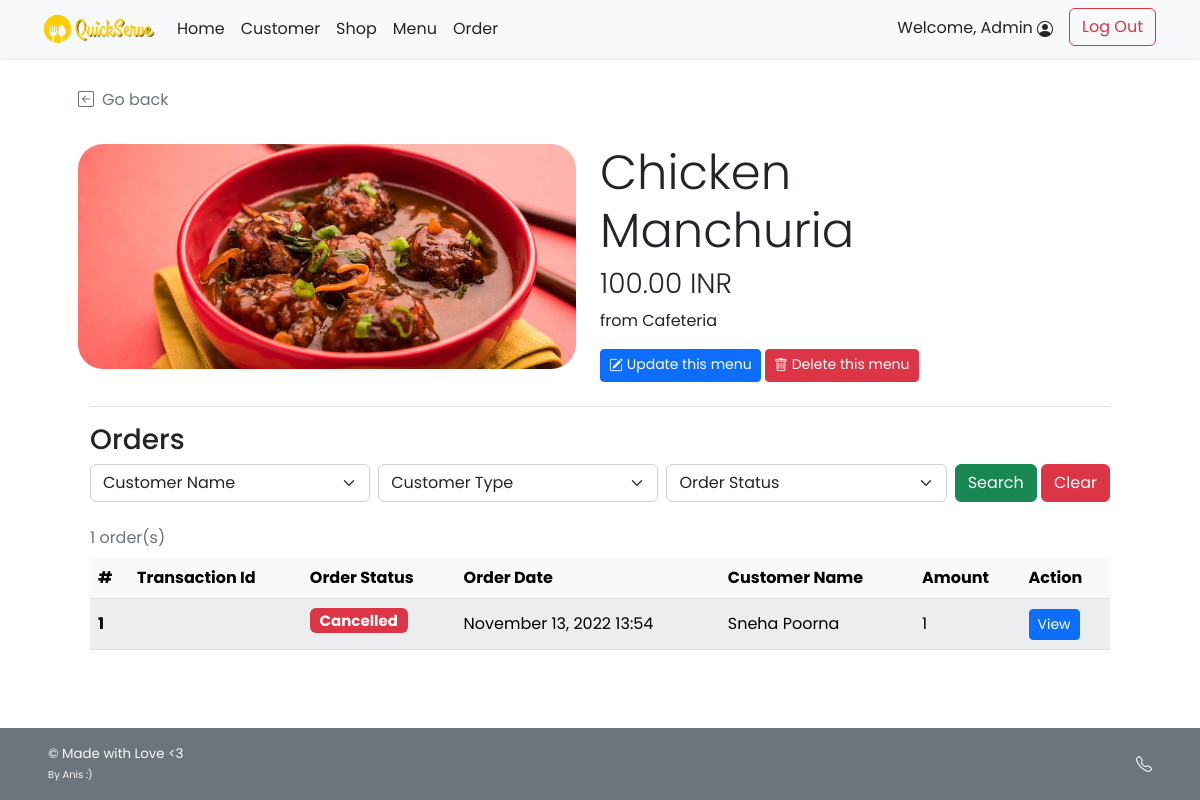
Screenshot of /admin/admin_food_detail.php?f_id=22 (signed in) with the database file from the repository.
### tables this page shows
CREATE TABLE `food` (
  `f_id` int(11) NOT NULL,
  `s_id` int(11) NOT NULL,
  `f_name` varchar(100) NOT NULL,
  `f_price` decimal(6,2) NOT NULL,
  `f_pic` text DEFAULT NULL
);

CREATE TABLE `shop` (
  `s_username` varchar(45) NOT NULL,
  `s_pwd` varchar(45) NOT NULL,
  `s_name` varchar(100) NOT NULL,
  `s_location` varchar(100) NOT NULL,
  `s_email` varchar(100) NOT NULL,
  `s_phoneno` varchar(45) NOT NULL,
  `s_pic` text DEFAULT NULL,
  `s_id` int(11) NOT NULL
);

CREATE TABLE `order_header` (
  `orh_id` int(11) NOT NULL,
  `c_id` int(11) NOT NULL,
  `s_id` int(11) NOT NULL,
  `p_id` int(11) NOT NULL,
  `orh_ordertime` timestamp NOT NULL DEFAULT current_timestamp(),
  `orh_orderstatus` varchar(45) NOT NULL,
  `orh_finishedtime` datetime DEFAULT NULL,
  `t_id` varchar(45) NOT NULL
);

CREATE TABLE `customer` (
  `c_username` varchar(45) NOT NULL,
  `c_pwd` varchar(45) NOT NULL,
  `c_firstname` varchar(45) NOT NULL,
  `c_lastname` varchar(45) NOT NULL,
  `c_email` varchar(100) NOT NULL,
  `c_gender` varchar(1) NOT NULL COMMENT 'M for Male, F for Female',
  `c_type` varchar(3) NOT NULL COMMENT 'Type of customer in this canteen (STD for student,STF for staff, GUE for guest, ADM for admin, OTH for other)',
  `c_id` int(11) NOT NULL
);

CREATE TABLE `order_detail` (
  `ord_id` int(11) NOT NULL,
  `orh_id` int(11) NOT NULL,
  `f_id` int(11) NOT NULL,
  `ord_amount` int(11) NOT NULL,
  `ord_buyprice` decimal(6,2) NOT NULL,
  `ord_note` text DEFAULT NULL
);

### admin/admin_food_detail.php (the view, shortened to what this page needs)
<!DOCTYPE html>
<html lang="en">
<head>
    <?php
        include("../conn_db.php");
        include('../head.php');
    ?>
    <link href="../css/main.css" rel="stylesheet">
    <link href="../css/menu.css" rel="stylesheet">
</head>
<body class="d-flex flex-column h-100">
    <?php include('nav_header_admin.php')?>
    <?php
        $f_id = $_GET["f_id"];
        $query = "SELECT s.s_id,s.s_name,f.f_name,f.f_price,f.f_pic
        FROM food f INNER JOIN shop s ON f.s_id = s.s_id WHERE f.f_id = $f_id LIMIT 0,1;";
        $result = $mysqli -> query($query);
        $food_row = $result -> fetch_array();
    ?>
    <div class="container px-5 py-4" id="shop-body">
        <a class="nav nav-item text-decoration-none text-muted mb-2" href="#" onclick="history.back();">
            <i class="bi bi-arrow-left-square me-2"></i>Go back
        </a>
        <div class="container row row-cols-6 row-cols-md-12 g-5 pt-4 mb-4" id="shop-header">
            <div class="rounded-25 col-6" id="shop-img" style="
                    background: url(
                        <?php
                            if(is_null($food_row["f_pic"])){echo "'../img/default.png'";}
                            else{echo "'../img/{$food_row['f_pic']}'";}
                        ?>
                    ) center; height: 225px;
                    background-size: cover; background-repeat: no-repeat; object-fit:fill;
                    background-position: center;">
            </div>
            <div class="col-6">
                <h1 class="display-5 strong"><?php echo $food_row["f_name"];?></h1>
                <h3 class="fw-light"><?php echo $food_row["f_price"]?> INR</h3>
                <ul class="list-unstyled">
                    <li class=""><?php echo "from ".$food_row["s_name"];?></li>
                </ul>
        <a class="btn btn-sm btn-primary mt-2 mt-md-0" href="admin_food_edit.php?s_id=<?php echo $food_row["s_id"]?>&f_id=<?php echo $f_id?>">
            <i class="bi bi-pencil-square"></i>
            Update this menu
        </a>
        <a class="btn btn-sm btn-danger mt-2 mt-md-0" href="admin_food_delete.php?f_id=<?php echo $f_id?>">
            <i class="bi bi-trash"></i>
            Delete this menu
        </a>
            </div>
        </div>
        <div class="container">
        <h3 class="border-top pt-3 mt-2">Orders</h3>
            <form class="form-floating mb-3" method="GET" action="admin_food_detail.php">
                <div class="row g-2">
                    <div class="col">
                        <select class="form-select" id="c_id" name="c_id">
                            <option selected value="">Customer Name</option>
                            <?php
                                $option_query = "SELECT DISTINCT c.c_id, c.c_firstname,c.c_lastname
                                FROM order_header orh INNER JOIN order_detail ord ON orh.orh_id = ord.orh_id
                                INNER JOIN customer c ON orh.c_id = c.c_id WHERE ord.f_id = {$f_id};";
                                $option_result = $mysqli -> query($option_query);
                                $opt_row = $option_result -> num_rows;
                            ?>
                        </select>
                    </div>
                    <div class="col">
                        <select class="form-select" id="utype" name="ut">
                            <?php if(isset($_GET["search"])){?>
                            <option selected value="">Customer Type</option>
                            <option value="STD" <?php if($_GET["ut"]=="STD"){ echo "selected";}?>>Student</option>
                            <option value="STF" <?php if($_GET["ut"]=="STF"){ echo "selected";}?>>Faculty Staff</option>
                            <option value="GUE" <?php if($_GET["ut"]=="GUE"){ echo "selected";}?>>Visitor</option>
                            <option value="ADM" <?php if($_GET["ut"]=="ADM"){ echo "selected";}?>>Admin</option>
                            <option value="OTH" <?php if($_GET["ut"]=="OTH"){ echo "selected";}?>>Other</option>
                            <?php }else{ ?>
                            <option selected value="">Customer Type</option>
                            <?php } ?>
                        </select>
                    </div>
                    <div class="col">
                        <select class="form-select" id="orderstatus" name="os">
                            <?php if(isset($_GET["search"])){?>
                            <option selected value="">Order Status</option>
                            <option value="VRFY" <?php if($_GET["os"]=="VRFY"){ echo "selected";}?>>Order Verifying</option>
                            <option value="ACPT" <?php if($_GET["os"]=="ACPT"){ echo "selected";}?>>Order Accepted</option>
                            <option value="PREP" <?php if($_GET["os"]=="PREP"){ echo "selected";}?>>Order Preparing</option>
                            <option value="RDPK" <?php if($_GET["os"]=="RDPK"){ echo "selected";}?>>Ready for Pick-Up</option>
                            <option value="FNSH" <?php if($_GET["os"]=="FNSH"){ echo "selected";}?>>Order Finished</option>
                            <?php }else{ ?>
                            <option selected value="">Order Status</option>
                            <?php } ?>
                        </select>
                    </div>
                    <div class="col-auto">
                        <button type="submit" name="search" value="1" class="btn btn-success"
                        <?php if($opt_row==0){echo "disabled";} ?>>Search</button>
                        <button type="reset" class="btn btn-danger"
                            onclick="javascript: window.location='admin_food_detail.php?f_id=<?php echo $f_id?>'">Clear</button>
                    </div>
                </div>
            </form>
        </div>
        <?php
            if(isset($_GET["search"])){
                if($_GET["c_id"]!=''){ $cid_clause = " AND orh.c_id = '{$_GET['c_id']}';"; }else{ $cid_clause = ";";}
                $query = "SELECT orh.orh_id,orh.orh_ordertime,c.c_firstname,c.c_lastname,orh.orh_orderstatus,ord.ord_amount
                FROM order_header orh INNER JOIN order_detail ord ON orh.orh_id = ord.orh_id INNER JOIN customer c ON orh.c_id = c.c_id
                WHERE ord.f_id = {$f_id} AND c.c_type LIKE '%{$_GET['ut']}%' AND orh.orh_orderstatus LIKE '%{$_GET['os']}%'".$cid_clause;
            }else{
                $query = "SELECT orh.orh_id,orh.orh_ordertime,c.c_firstname,c.c_lastname,orh.orh_orderstatus,orh.t_id,ord.ord_amount
                FROM order_header orh INNER JOIN order_detail ord ON orh.orh_id = ord.orh_id
                INNER JOIN customer c ON orh.c_id = c.c_id WHERE ord.f_id = {$f_id};";
            }
            $result = $mysqli -> query($query);
            $numrow = $result -> num_rows;
            if( $numrow > 0){
        ?>
        <div class="container align-items-stretch">
            <div class="table-responsive">
            <table class="table rounded-5 table-light table-striped table-hover align-middle caption-top mb-3">
                <caption><?php echo $numrow;?> order(s) <?php if(isset($_GET["search"])){?><br /><a
                        Result</a><?php } ?></caption>
                <thead class="bg-light">
                    <tr>
                        <th scope="col">#</th>
                        <th scope="col">Transaction Id</th>
                        <th scope="col">Order Status</th>
                        <th scope="col">Order Date</th>
                        <th scope="col">Customer Name</th>
                        <th scope="col">Amount</th>
                        <th scope="col">Action</th>
                    </tr>
                </thead>
                <tbody>
                    <?php $i=1; while($row = $result -> fetch_array()){ ?>
                    <tr>
                        <th><?php echo $i++;?></th>
                        <td><?php echo $row["t_id"];?></td>
                        <td>
                            <?php if($row["orh_orderstatus"]=="VRFY"){ ?>
                                <h5><span class="fw-bold badge bg-info text-dark">Verifying</span></h5>
                            <?php }else if($row["orh_orderstatus"]=="ACPT"){ ?>
                                <h5><span class="fw-bold badge bg-secondary text-dark">Accepted</span></h5>
                            <?php }else if($row["orh_orderstatus"]=="PREP"){ ?>
                                <h5><span class="fw-bold badge bg-warning text-dark">Preparing</span></h5>
                            <?php }else if($row["orh_orderstatus"]=="RDPK"){ ?>
                                <h5><span class="fw-bold badge bg-primary text-white">Ready to pick up</span></h5>
                            <?php }else if($row["orh_orderstatus"]=="FNSH"){?>
                                <h5><span class="fw-bold badge bg-success text-white">Completed</span></h5>
                            <?php }
                            else if($row["orh_orderstatus"]=="CNCL"){?>
                                <h5><span class="fw-bold badge bg-danger text-white">Cancelled</span></h5>
                            <?php } ?>
                        </td>
                        <td><?php
                        $order_time = (new Datetime($row["orh_ordertime"])) -> format("F j, Y H:i");
                        echo $order_time;
                        ?></td>
                        <td><?php echo $row["c_firstname"]." ".$row["c_lastname"];?></td>
                        <td><?php echo $row["ord_amount"];?></td>
                        <td><a href="admin_order_detail.php?orh_id=<?php echo $row["orh_id"]?>" class="btn btn-sm btn-primary">View</a></td>
                    </tr>
                    <?php } ?>
                </tbody>
            </table>
        </div>
        </div>
        <?php } ?>
    </div>
    <?php include('admin_footer.php')?>
</body>
</html>

### css/main.css (style rules this page uses)
html { height: 100%; }
body { height: 100%; padding-top: 4rem; margin-bottom: -50px; font-family: 'Poppins', 'Noto Sans Thai', sans-serif; }
a { cursor: pointer; }
.bi { vertical-align: -.125em; fill: currentColor; }
.text-white { color: white; }
.rounded-25 { border-radius: 25px; }

### css/menu.css (style rules this page uses)
html, body { height: 100%; }

### rows the page displays
food: f_pic (picture), f_name "Chicken Manchuria", f_price "100.00", s.s_name "Cafeteria"
order_header: orh_orderstatus "Cancelled", orh_ordertime "November 13, 2022 13:54", c.c_firstname "Sneha", c.c_lastname "Poorna", order_detail.ord_amount "1"

### other values shown
$_SESSION['firstname'] "Admin"
$numrow "1"
